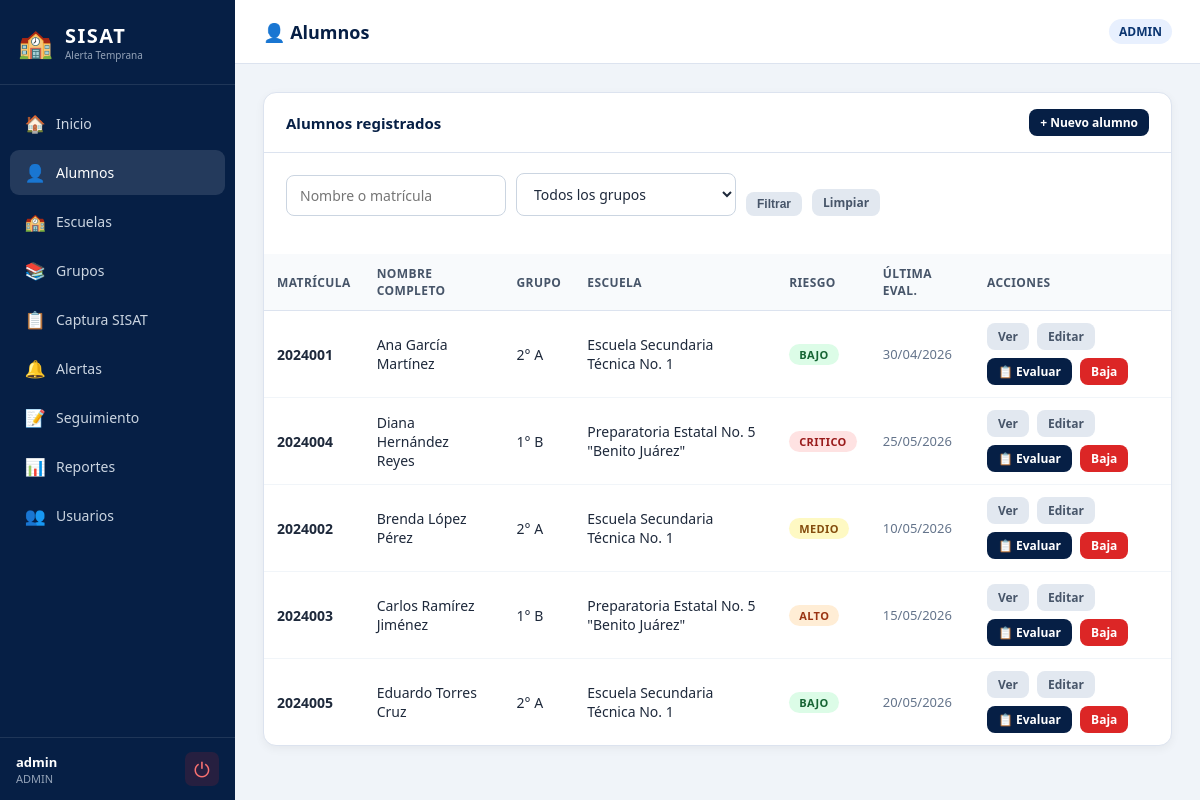
The app's page /alumnos.php (signed in) with its own data.
### tables this page shows
CREATE TABLE alumno (
    ID_ALUMNO           INT AUTO_INCREMENT PRIMARY KEY,
    MATRICULA           VARCHAR(20)  NOT NULL UNIQUE,
    CURP                VARCHAR(18)  NULL UNIQUE,
    NOMBRE              VARCHAR(80)  NOT NULL,
    APELLIDO_PATERNO    VARCHAR(60)  NOT NULL,
    APELLIDO_MATERNO    VARCHAR(60)  NOT NULL DEFAULT '',
    FECHA_NACIMIENTO    DATE         NULL,
    SEXO                ENUM('M','F','OTRO') NOT NULL DEFAULT 'M',
    TELEFONO            VARCHAR(20)  NULL,
    CORREO              VARCHAR(120) NULL,
    DIRECCION           VARCHAR(200) NULL,
    ID_GRUPO            INT NULL,
    ID_USUARIO          INT NULL,
    ACTIVO              TINYINT(1)   NOT NULL DEFAULT 1,
    CONSTRAINT fk_alumno_grupo   FOREIGN KEY (ID_GRUPO)   REFERENCES grupo(ID_GRUPO),
    CONSTRAINT fk_alumno_usuario FOREIGN KEY (ID_USUARIO) REFERENCES usuario(ID_USUARIO)
);

CREATE TABLE grupo (
    ID_GRUPO        INT AUTO_INCREMENT PRIMARY KEY,
    ID_ESCUELA      INT NOT NULL,
    GRADO           VARCHAR(10)  NOT NULL,
    GRUPO           VARCHAR(5)   NOT NULL,
    CICLO_ESCOLAR   VARCHAR(10)  NOT NULL,
    ID_DOCENTE      INT NULL,
    CONSTRAINT fk_grupo_escuela  FOREIGN KEY (ID_ESCUELA) REFERENCES escuela(ID_ESCUELA),
    CONSTRAINT fk_grupo_docente  FOREIGN KEY (ID_DOCENTE) REFERENCES usuario(ID_USUARIO)
);

CREATE TABLE escuela (
    ID_ESCUELA      INT AUTO_INCREMENT PRIMARY KEY,
    CCT             VARCHAR(15)  NOT NULL UNIQUE,
    NOMBRE_ESCUELA  VARCHAR(150) NOT NULL,
    MUNICIPIO       VARCHAR(80)  NOT NULL,
    NIVEL           ENUM('PREESCOLAR','PRIMARIA','SECUNDARIA','BACHILLERATO','OTRO') NOT NULL DEFAULT 'SECUNDARIA',
    ZONA_ESCOLAR    VARCHAR(30)  NOT NULL,
    ACTIVA          TINYINT(1)   NOT NULL DEFAULT 1
);

### alumnos.php (the view, shortened to what this page needs)
<?php
require_once 'conexion.php';
require_once 'funciones.php';
$accion  = $_GET['accion'] ?? 'lista';
$lista = [];
$filtroNombre = trim($_GET['q'] ?? '');
if ($accion === 'lista') {
    $where  = ['a.ACTIVO = 1'];
    $params = [];
    $whereStr = implode(' AND ', $where);
    $stmt = $pdo->prepare("
        SELECT a.*, CONCAT(a.NOMBRE,' ',a.APELLIDO_PATERNO,' ',a.APELLIDO_MATERNO) AS nombre_completo,
               g.GRADO, g.GRUPO AS letra_grupo, g.CICLO_ESCOLAR,
               esc.NOMBRE_ESCUELA,
               ev.NIVEL_RIESGO, ev.PUNTAJE_RIESGO, ev.FECHA_EVALUACION
        FROM alumno a
        LEFT JOIN grupo g ON g.ID_GRUPO = a.ID_GRUPO
        LEFT JOIN escuela esc ON esc.ID_ESCUELA = g.ID_ESCUELA
        LEFT JOIN (
            SELECT ev1.*
            FROM evaluacion_sisat ev1
            INNER JOIN (
                SELECT ID_ALUMNO, MAX(ID_EVALUACION) AS ultima FROM evaluacion_sisat GROUP BY ID_ALUMNO
            ) ult ON ev1.ID_ALUMNO = ult.ID_ALUMNO AND ev1.ID_EVALUACION = ult.ultima
        ) ev ON ev.ID_ALUMNO = a.ID_ALUMNO
        WHERE $whereStr
        ORDER BY a.APELLIDO_PATERNO, a.NOMBRE
    ");
    $stmt->execute($params);
    $lista = $stmt->fetchAll();
}
?>
<!DOCTYPE html>
<html lang="es">
<head>
    <link rel="stylesheet" href="estilos.css">
</head>
<body>
<div class="layout">
    <?php require_once 'sidebar.php'; ?>
    <div class="main-content">
        <div class="topbar">
            <div class="topbar-titulo">👤 Alumnos</div>
            <span class="topbar-rol"><?= h(rolActual()) ?></span>
        </div>
        <div class="pagina">
            <?php if ($accion === 'lista'): ?>
                <div class="panel">
                    <div class="panel-header">
                        <h3>Alumnos registrados</h3>
                        <?php if (!esAlumno()): ?>
                            <a class="btn btn-primario btn-sm" href="alumnos.php?accion=nuevo">+ Nuevo alumno</a>
                        <?php endif; ?>
                    </div>
                    <div class="panel-body">
                        <form method="GET" class="filtros">
                            <input type="text" name="q" placeholder="Nombre o matrícula" value="<?= h($filtroNombre) ?>" style="max-width:220px;">
                            <select name="grupo">
                                <option value="">Todos los grupos</option>
                            </select>
                            <button class="btn btn-secundario btn-sm" type="submit">Filtrar</button>
                            <a class="btn btn-secundario btn-sm" href="alumnos.php">Limpiar</a>
                        </form>
                    </div>
                    <div style="overflow-x:auto;">
                        <table>
                            <thead>
                                <tr>
                                    <th>Matrícula</th>
                                    <th>Nombre completo</th>
                                    <th>Grupo</th>
                                    <th>Escuela</th>
                                    <th>Riesgo</th>
                                    <th>Última eval.</th>
                                    <th>Acciones</th>
                                </tr>
                            </thead>
                            <tbody>
                            <?php if (empty($lista)): ?>
                                <tr><td colspan="7" class="texto-centro texto-gris" style="padding:22px;">No se encontraron alumnos.</td></tr>
                            <?php else: ?>
                                <?php foreach ($lista as $a): ?>
                                <tr>
                                    <td><strong><?= h($a['MATRICULA']) ?></strong></td>
                                    <td><?= h($a['nombre_completo']) ?></td>
                                    <td>
                                        <?php if ($a['GRADO']): ?>
                                            <?= h($a['GRADO']) ?>° <?= h($a['letra_grupo']) ?>
                                        <?php else: ?>
                                            <span class="texto-gris">—</span>
                                        <?php endif; ?>
                                    </td>
                                    <td><?= h($a['NOMBRE_ESCUELA'] ?? '—') ?></td>
                                    <td>
                                        <?php if ($a['NIVEL_RIESGO']): ?>
                                            <?= badgeRiesgo($a['NIVEL_RIESGO']) ?>
                                        <?php else: ?>
                                            <span class="texto-gris">Sin eval.</span>
                                        <?php endif; ?>
                                    </td>
                                    <td class="texto-gris"><?= fechaCorta($a['FECHA_EVALUACION']) ?></td>
                                    <td>
                                        <div class="flex-gap">
                                            <a class="btn btn-secundario btn-sm" href="alumnos.php?accion=ver&id=<?= $a['ID_ALUMNO'] ?>">Ver</a>
                                            <?php if (!esAlumno()): ?>
                                                <a class="btn btn-secundario btn-sm" href="alumnos.php?accion=editar&id=<?= $a['ID_ALUMNO'] ?>">Editar</a>
                                                <a class="btn btn-primario btn-sm"   href="captura_sisat.php?id_alumno=<?= $a['ID_ALUMNO'] ?>">📋 Evaluar</a>
                                            <?php endif; ?>
                                            <?php if (esAdmin()): ?>
                                                <a class="btn btn-peligro btn-sm" href="alumnos.php?accion=eliminar&id=<?= $a['ID_ALUMNO'] ?>"
                                                   onclick="return confirm('¿Dar de baja a este alumno?')">Baja</a>
                                            <?php endif; ?>
                                        </div>
                                    </td>
                                </tr>
                                <?php endforeach; ?>
                            <?php endif; ?>
                            </tbody>
                        </table>
                    </div>
                </div>
            <?php endif; ?>
        </div>
    </div>
</div>
</body>
</html>

### funciones.php (shortened to what this page needs)
<?php
function rolActual(): string
{
    return $_SESSION['usuario']['rol'] ?? '';
}
function esAdmin(): bool      { return rolActual() === 'ADMIN'; }
function esAlumno(): bool     { return rolActual() === 'ALUMNO'; }
function badgeRiesgo(string $nivel): string
{
    $clases = [
        'BAJO'    => 'badge-bajo',
        'MEDIO'   => 'badge-medio',
        'ALTO'    => 'badge-alto',
        'CRITICO' => 'badge-critico',
    ];
    $cls = $clases[$nivel] ?? 'badge-bajo';
    return '<span class="badge-riesgo ' . $cls . '">' . htmlspecialchars($nivel) . '</span>';
}
function h(string $val): string
{
    return htmlspecialchars($val, ENT_QUOTES, 'UTF-8');
}
function fechaCorta(?string $fecha): string
{
    return date('d/m/Y', strtotime($fecha));
}
?>

### estilos.css (style rules this page uses)
*, *::before, *::after { margin: 0; padding: 0; box-sizing: border-box; }
:root { --azul-oscuro: #061f45; --azul-medio: #0b3570; --azul-claro: #1e6bbf; --gris-fondo: #f0f4f9; --gris-borde: #dce3ef; --gris-texto: #64748b; --blanco: #ffffff; --verde: #16a34a; --amarillo: #ca8a04; --naranja: #ea580c; --rojo: #dc2626; --riesgo-bajo: #16a34a; --riesgo-medio: #ca8a04; --riesgo-alto: #ea580c; --riesgo-critico: #dc2626; }
body { font-family: "Segoe UI", Arial, sans-serif; background: var(--gris-fondo); color: #1e293b; min-height: 100vh; }
.layout { display: flex; min-height: 100vh; }
.main-content { margin-left: 235px; flex: 1; display: flex; flex-direction: column; min-height: 100vh; }
.topbar { height: 64px; background: var(--blanco); border-bottom: 1px solid var(--gris-borde); display: flex; align-items: center; padding: 0 28px; gap: 16px; position: sticky; top: 0; z-index: 50; }
.topbar-titulo { flex: 1; font-size: 18px; font-weight: 700; color: var(--azul-oscuro); }
.topbar-rol { font-size: 12px; background: #e8f0fe; color: var(--azul-medio); padding: 4px 10px; border-radius: 20px; font-weight: 700; }
.pagina { padding: 28px; flex: 1; }
.panel { background: var(--blanco); border-radius: 13px; border: 1px solid var(--gris-borde); box-shadow: 0 3px 10px rgba(0,0,0,.05); margin-bottom: 22px; overflow: hidden; }
.panel-header { padding: 16px 22px; border-bottom: 1px solid var(--gris-borde); display: flex; align-items: center; justify-content: space-between; gap: 12px; }
.panel-header h3 { font-size: 15px; font-weight: 700; color: var(--azul-oscuro); }
.panel-body { padding: 20px 22px; }
table { width: 100%; border-collapse: collapse; font-size: 14px; }
th { text-align: left; background: #f8fafc; padding: 11px 13px; color: #475569; font-weight: 700; font-size: 12px; text-transform: uppercase; letter-spacing: .4px; border-bottom: 1px solid var(--gris-borde); }
td { padding: 12px 13px; border-bottom: 1px solid #f1f5f9; vertical-align: middle; }
tr:last-child td { border-bottom: none; }
input[type="text"], input[type="email"], input[type="password"], input[type="number"], input[type="date"], select, textarea { padding: 10px 13px; border: 1.5px solid #cbd5e1; border-radius: 8px; font-size: 14px; font-family: inherit; background: #fff; color: #1e293b; transition: border-color .2s; width: 100%; }
.btn { display: inline-flex; align-items: center; gap: 6px; padding: 9px 18px; border-radius: 8px; font-size: 14px; font-weight: 600; cursor: pointer; text-decoration: none; border: none; transition: background .15s, opacity .15s; white-space: nowrap; }
.btn-primario { background: var(--azul-oscuro); color: #fff; }
.btn-peligro { background: var(--rojo); color: #fff; }
.btn-secundario { background: #e2e8f0; color: #475569; }
.btn-sm { padding: 5px 11px; font-size: 12px; }
.badge-riesgo { display: inline-block; padding: 3px 10px; border-radius: 20px; font-size: 11px; font-weight: 700; letter-spacing: .4px; text-transform: uppercase; }
.badge-bajo { background: #dcfce7; color: #166534; }
.badge-medio { background: #fef9c3; color: #854d0e; }
.badge-alto { background: #ffedd5; color: #9a3412; }
.badge-critico { background: #fee2e2; color: #991b1b; }
.filtros { display: flex; flex-wrap: wrap; gap: 10px; align-items: flex-end; margin-bottom: 18px; }
.filtros select, .filtros input { min-width: 150px; max-width: 220px; }
.texto-gris { color: var(--gris-texto); font-size: 13px; }
.flex-gap { display: flex; gap: 8px; align-items: center; flex-wrap: wrap; }

### records on screen
alumno: MATRICULA "2024001", nombre_completo "Ana García Martínez", ID_GRUPO.GRADO "2", ID_GRUPO.GRUPO "A", escuela.NOMBRE_ESCUELA "Escuela Secundaria Técnica No. 1", nivel "BAJO", FECHA_EVALUACION "30/04/2026"
alumno: MATRICULA "2024004", nombre_completo "Diana Hernández Reyes", ID_GRUPO.GRADO "1", ID_GRUPO.GRUPO "B", escuela.NOMBRE_ESCUELA "Preparatoria Estatal No. 5 \"Benito Juárez\"", nivel "CRITICO", FECHA_EVALUACION "25/05/2026"
alumno: MATRICULA "2024002", nombre_completo "Brenda López Pérez", ID_GRUPO.GRADO "2", ID_GRUPO.GRUPO "A", escuela.NOMBRE_ESCUELA "Escuela Secundaria Técnica No. 1", nivel "MEDIO", FECHA_EVALUACION "10/05/2026"
alumno: MATRICULA "2024003", nombre_completo "Carlos Ramírez Jiménez", ID_GRUPO.GRADO "1", ID_GRUPO.GRUPO "B", escuela.NOMBRE_ESCUELA "Preparatoria Estatal No. 5 \"Benito Juárez\"", nivel "ALTO", FECHA_EVALUACION "15/05/2026"
alumno: MATRICULA "2024005", nombre_completo "Eduardo Torres Cruz", ID_GRUPO.GRADO "2", ID_GRUPO.GRUPO "A", escuela.NOMBRE_ESCUELA "Escuela Secundaria Técnica No. 1", nivel "BAJO", FECHA_EVALUACION "20/05/2026"

### other values on screen
$item['ico'] "🏠"
$item['txt'] "Inicio"
$item['ico'] "👤"
$item['txt'] "Alumnos"
$item['ico'] "🏫"
$item['txt'] "Escuelas"
$item['ico'] "📚"
$item['txt'] "Grupos"
$item['ico'] "📋"
$item['txt'] "Captura SISAT"
$item['ico'] "🔔"
$item['txt'] "Alertas"
$item['ico'] "📝"
$item['txt'] "Seguimiento"
$item['ico'] "📊"
